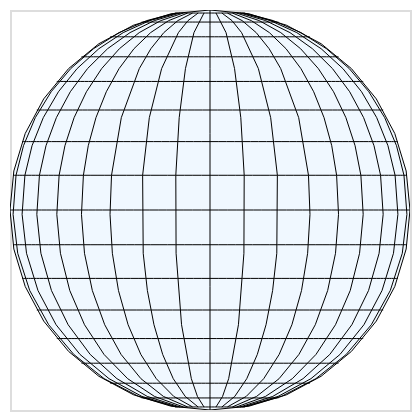

The specification (Vega-Lite) saved for this image:
### Vega specification from a JSON file in a GitHub repository (floating-point values rounded to 4 significant figures)
{"$schema": "https://vega.github.io/schema/vega/v5.json", "background": "white", "padding": 5, "width": 200, "height": 200, "style": "cell", "data": [{"name": "source"}, {"name": "source_0", "values": [{"type": "Sphere"}]}, {"name": "source_1", "transform": [{"type": "graticule"}]}], "projections": [{"name": "projection", "translate": [100, 100], "type": "orthographic", "scale": 100}], "marks": [{"name": "layer_0_marks", "type": "shape", "clip": true, "style": ["geoshape"], "from": {"data": "source_1"}, "encode": {"update": {"fill": {"value": "aliceblue"}, "ariaRoleDescription": {"value": "geoshape"}}}, "transform": [{"type": "geoshape", "projection": "projection"}]}, {"name": "layer_1_marks", "type": "shape", "clip": true, "style": ["geoshape"], "from": {"data": "source_1"}, "encode": {"update": {"stroke": {"value": "black"}, "strokeWidth": {"value": 0.5}, "fill": {"value": "transparent"}, "ariaRoleDescription": {"value": "geoshape"}}}, "transform": [{"type": "geoshape", "projection": "projection"}]}]}
